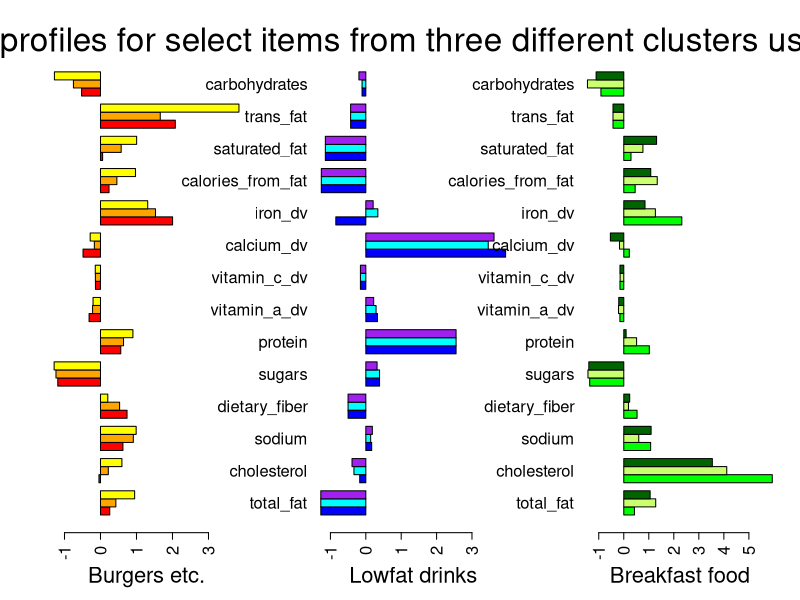

This chart was generated by the following R code:
library(plyr)
clusters_dpgmm= read.table("clusters-dpgmm.txt", sep=",", comment.char="", quote="")
normalized_mcdonalds = read.table("mcdonalds-normalized-data.txt", header = T, sep = "\t", comment.char = "", quote = "")
data = cbind(normalized_mcdonalds,clusters_dpgmm)
data = rename(data, c("V1"= "clusters"))
a=count(data$clusters)
b = seq(nrow(a))
b1 =cbind(b,a)
b1 = b1[,1:2]
data$clusters=b1$b[match(data$clusters, b1$x)]


cluster_burgers = data[data$clusters==5, ]
cluster_lowfat = data[data$clusters==1, ]
cluster_breakfast = data[data$clusters==9, ]


colors1 <- c("red", "orange", "yellow")
colors2 <- c("blue", "cyan", "purple")
colors3 <- c("green", "darkolivegreen1", "darkgreen")

#jpeg(file ="dpgmm.jpeg", width =1000, height =600)
png("dpgmm.png", width =1200, height =600)
par(mfrow=c(1,3))

barplot(as.matrix(cluster_burgers[1:3,1:14]), beside=T, 
        xlab= "Burgers etc.", horiz=T,las =2,yaxt="n", col=colors1, cex.axis=1.5,
        cex.lab = 2)
barplot(as.matrix(cluster_lowfat[3:5,1:14]), beside=T,horiz=T, 
        xlab = "Lowfat drinks",las=2,col=colors2, cex.names=1.5, cex.axis=1.5,
        cex.lab = 2)
mtext("Nutritional profiles for select items from three different clusters using DPGMM",
      outer = F, cex=2)
barplot(as.matrix(cluster_breakfast[2:4,1:14]), beside=T,horiz=T, 
        xlab = "Breakfast food", las=2,col=colors3, cex.names=1.5, cex.axis=1.5,
        cex.lab = 2)
#dev.copy(png, "plot1.png")
dev.off()
